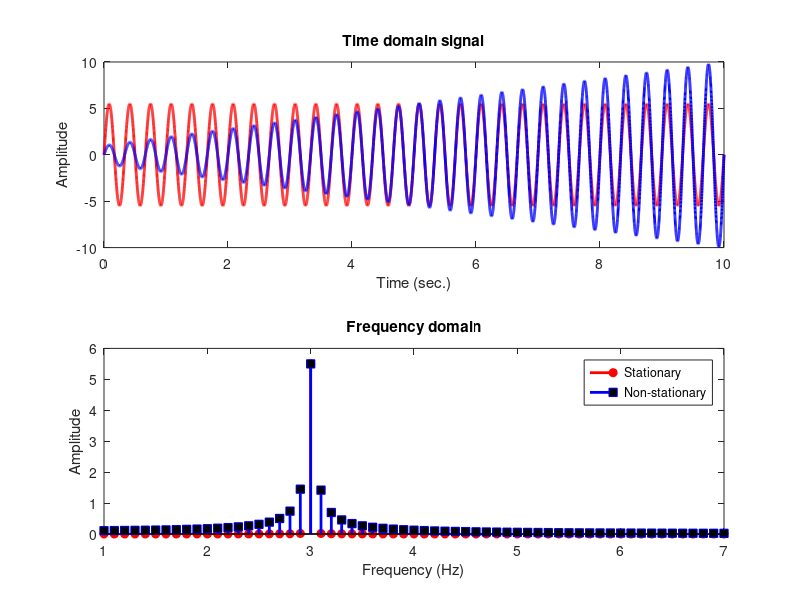
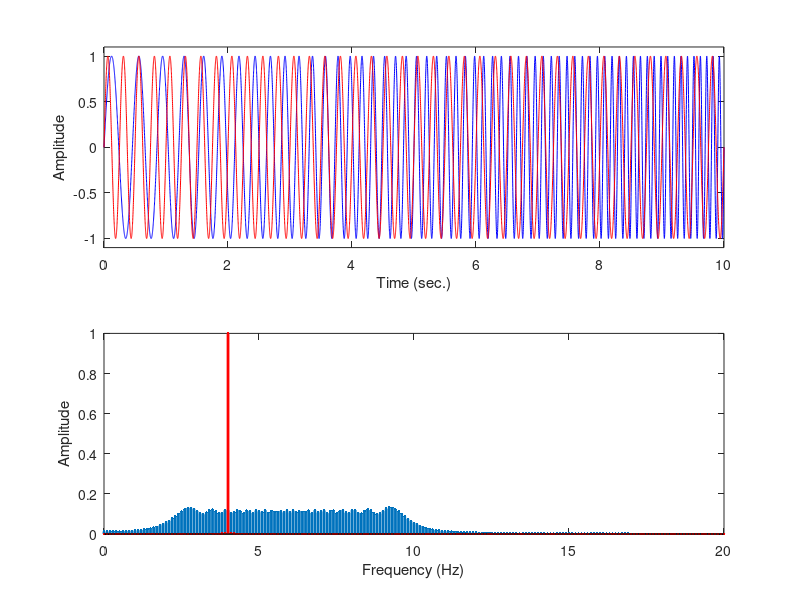
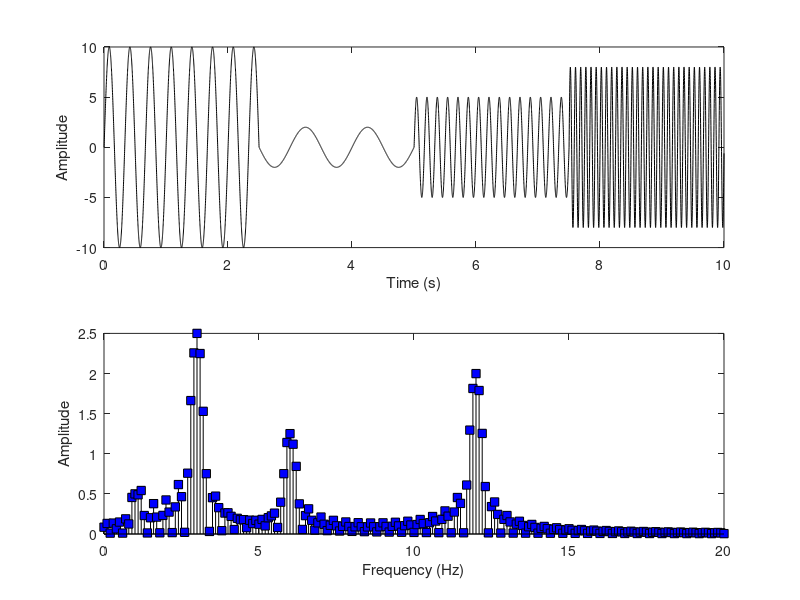
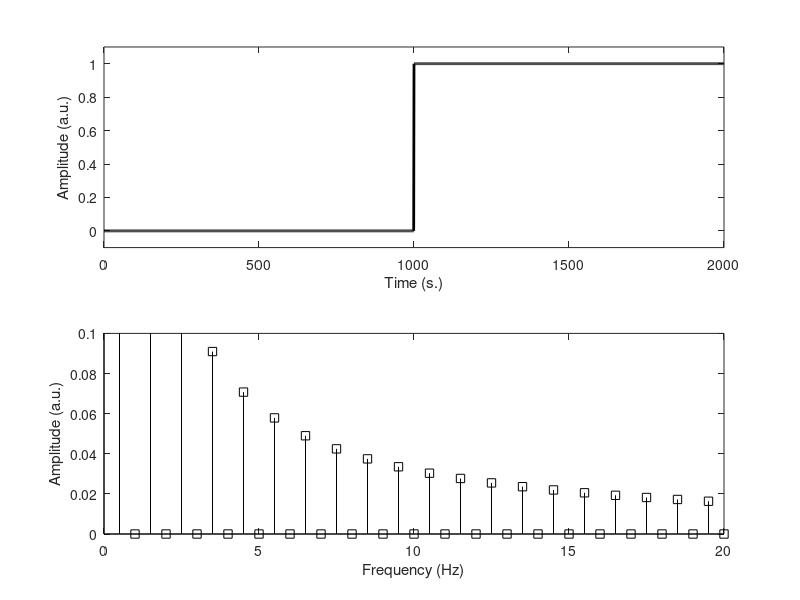

These charts were generated, in order, by the following MATLAB code:
%% Effects of non-stationarities on power spectra

%% Amplitude non-stationarity

srate = 1000;
t = 0:1/srate:10;
n = length(t);
f = 3; % frequency in Hz

% Sine wave with time-increasing amplitude
ampl1 = linspace(1,10,n);

% Uncomment this line for an AM-radio-like signal
% ampl1 = abs(interp1(linspace(t(1),t(end),10),10*rand(1,10),t,'spline'));

ampl2 = mean(ampl1);

signal1 = ampl1 .* sin(2*pi*f*t);
signal2 = ampl2 .* sin(2*pi*f*t);

% Obtain Fourier coefficients and Hz vector
signal1X = fft(signal1)/n;
signal2X = fft(signal2)/n;
hz = linspace(0,srate/2,floor(n/2)+1);

figure(3), clf
subplot(211)
plot(t,signal2,'r','linew',2), hold on
plot(t,signal1,'b','linew',2)
xlabel('Time (sec.)'), ylabel('Amplitude')
title('Time domain signal')

subplot(212)
stem(hz,2*abs(signal2X(1:length(hz))),'ro-','linew',2,'markerface','r')
hold on
stem(hz,2*abs(signal1X(1:length(hz))),'bs-','linew',2,'markerface','k')

title('Frequency domain')
xlabel('Frequency (Hz)'), ylabel('Amplitude')
set(gca,'xlim',[1 7])
legend({'Stationary';'Non-stationary'})

%% Frequency non-stationarity
% Create signals (sine wave and linear chirp)
f  = [2 10];
ff = linspace(f(1),mean(f),n);
signal1 = sin(2*pi.*ff.*t);
signal2 = sin(2*pi.*mean(ff).*t);

% Fourier spectra
signal1X = fft(signal1)/n;
signal2X = fft(signal2)/n;
hz = linspace(0,srate/2,floor(n/2));

figure(4), clf
% Plot the signals in the time domain
subplot(211)
plot(t,signal1,'b'), hold on
plot(t,signal2,'r')
xlabel('Time (sec.)'), ylabel('Amplitude')
set(gca,'ylim',[-1.1 1.1])

% Amplitude spectra
subplot(212)
stem(hz,2*abs(signal1X(1:length(hz))),'.-','linew',2), hold on
stem(hz,2*abs(signal2X(1:length(hz))),'r.-','linew',2)
xlabel('Frequency (Hz)'), ylabel('Amplitude')
set(gca,'xlim',[0 20])

%% Sharp transitions
a = [10 2 5 8];
f = [3 1 6 12];

timechunks = round(linspace(1,n,length(a)+1));

signal = 0;
for i=1:length(a)
    signal = cat(2,signal,a(i)* sin(2*pi*f(i)*t(timechunks(i):timechunks(i+1)-1) ));
end

signalX = fft(signal)/n;
hz = linspace(0,srate/2,floor(n/2)+1);

figure(5), clf
subplot(211)
plot(t,signal,'k')
xlabel('Time (s)'), ylabel('Amplitude')

subplot(212)
stem(hz,2*abs(signalX(1:length(hz))),'ks-','markerface','b')
xlabel('Frequency (Hz)'), ylabel('Amplitude')
set(gca,'xlim',[0 20])

%% Phase reversal
srate = 1000;
ttime = 0:1/srate:1-1/srate; % temp time, for creating half the signal
time  = 0:1/srate:2-1/srate; % signal's time vector
n = length(time);

signal = [ sin(2*pi*10*ttime) -sin(2*pi*10*ttime) ];

figure(7), clf
subplot(211)
plot(time,signal,'k','linew',2)
xlabel('Time (sec.)'), ylabel('Amplitude')
title('Time domain')

subplot(212)
signalAmp = (2*abs( fft(signal)/n )).^2;
hz = linspace(0,srate/2,floor(n/2)+1);
plot(hz,signalAmp(1:length(hz)),'ks-','linew',2,'markerfacecolor','w')
set(gca,'xlim',[0 20])
xlabel('Frequency (Hz)'), ylabel('Power')
title('Frequency domain')

%% Ddges and edge artifacts
x = (linspace(0,1,n)>.5)+0; % +0 converts from boolean to number
t = 0:n-1;

% Uncommenting this line shows that nonstationarities 
% do not prevent stationary signals from being easily observed
% x = x + .08*sin(2*pi*6*time);

% Plot
figure(6), clf
subplot(211)
plot(t,x,'k','linew',2)
set(gca,'ylim',[-.1 1.1])
xlabel('Time (s.)'), ylabel('Amplitude (a.u.)')

subplot(212)
xX = fft(x)/n;
stem(hz,2*abs(xX(1:length(hz))),'ks-')
set(gca,'xlim',[0 20],'ylim',[0 .1])
xlabel('Frequency (Hz)'), ylabel('Amplitude (a.u.)')

%% Spike in the frequency domain
% Frequency spectrum with a spike
fspect = zeros(300,1);
fspect(10) = 1;

% Time-domain signal via iFFT
td_sig = real(ifft(fspect)) * length(fspect);

figure(8), clf
% Plot amplitude spectrum
subplot(211)
stem(fspect,'ks-','linew',2)
xlabel('Frequency (indices)')
ylabel('Amplitude')
title('Frequency domain')

% Plot time domain signal
subplot(212)
plot(td_sig,'k','linew',2)
xlabel('Time (indices)')
ylabel('Amplitude')
title('Time domain')

%% end.